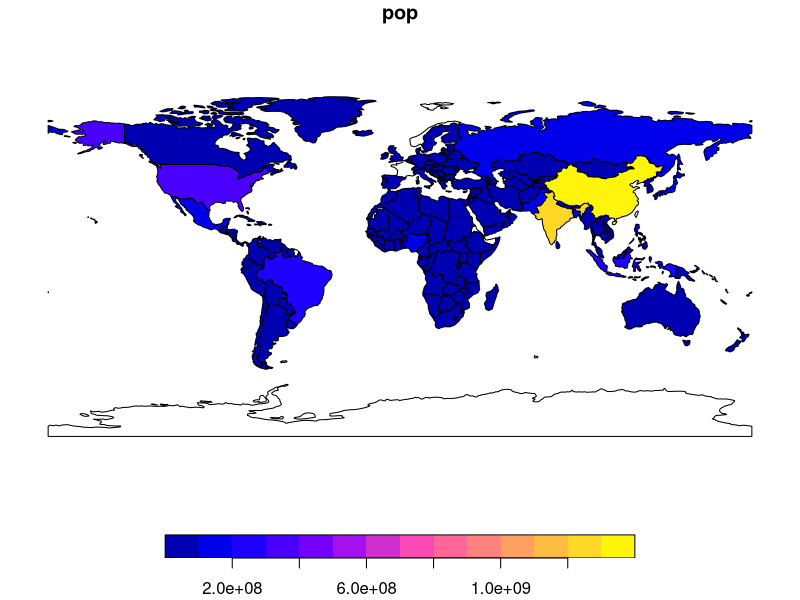
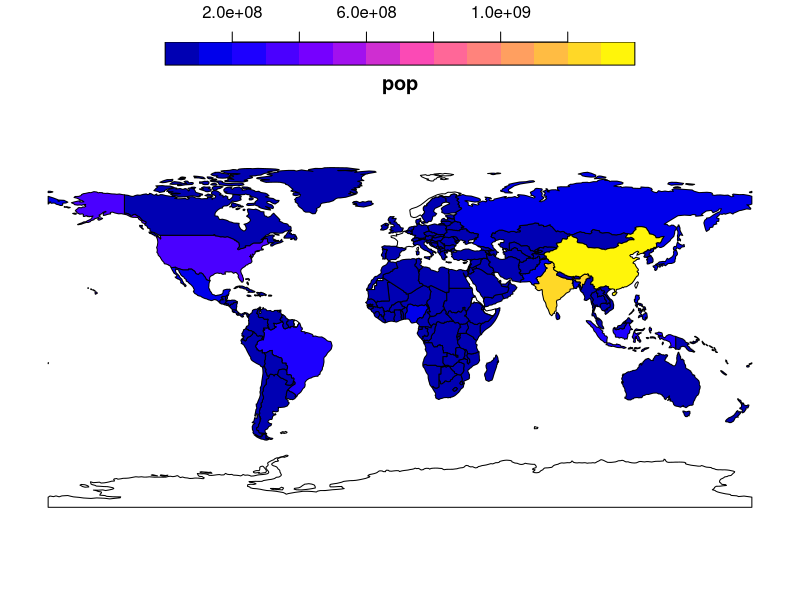

Reproduce these figures in R, in order.
## ---- chunk 1
# demonstration of key.pos
library(sf)
library(spData)
plot(world["pop"])
plot(world["pop"], key.pos = 3)
# for more info see:
# https://cran.r-project.org/web/packages/sf/vignettes/sf5.html
# vignette("sf")
?sf::plot
## ---- chunk 2
asia = world[world$continent == "Asia", ]
asia = st_union(asia)
class(asia)
asia_df = st_sf(
  data.frame(name = "asia"),
  geometry = asia
  )
class(asia_df)
## ---- chunk 3
# from a file:
# u = "https://github.com/martinjc/UK-GeoJSON/blob/master/json/eurostat/sco/topo_nuts2.json"
# download.file(u, "scot.geojson") # download
